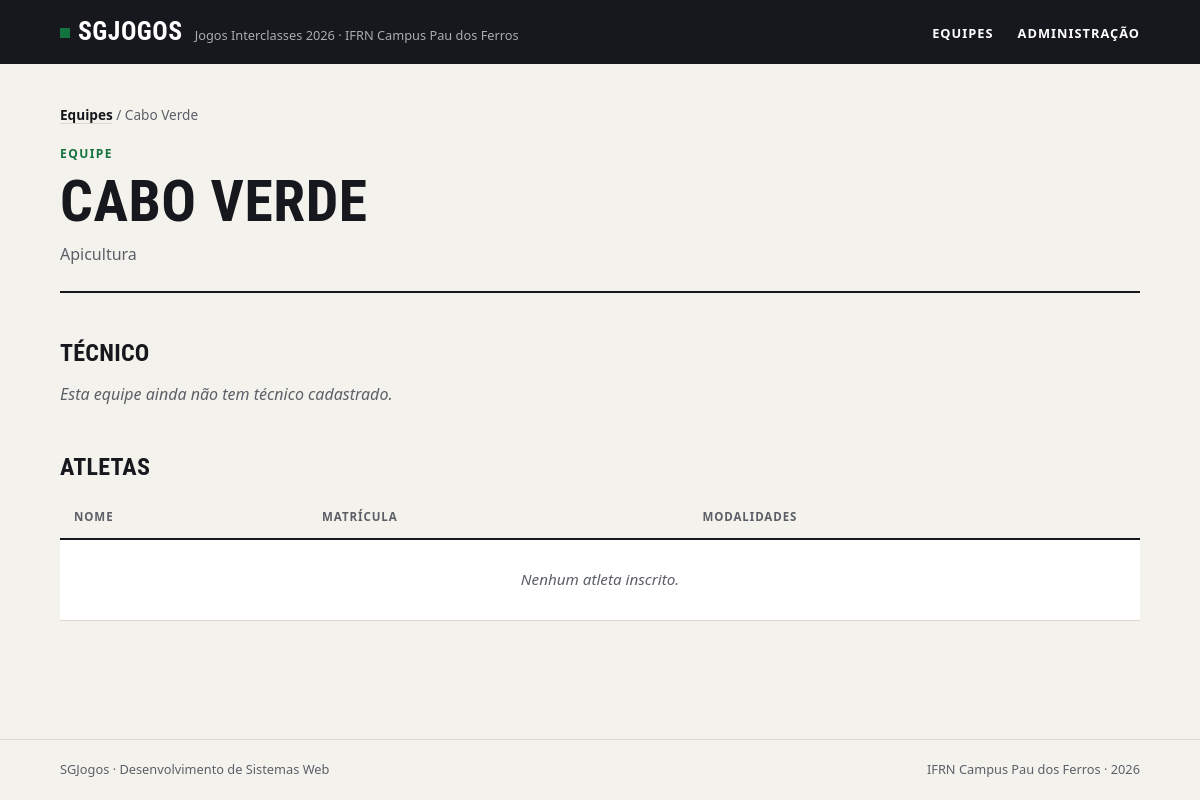
The page /equipes/5/ on the database its author committed.
### jogos/models.py (models this page shows)
class Equipe(models.Model):
    nome = models.CharField(max_length=50, unique=True)
    curso = models.CharField(max_length=50, unique=True)
    cor = models.CharField(max_length=7)
    criada_em = models.DateTimeField(auto_now_add=True)
    def __str__(self):
        return self.nome
    class Meta:
        ordering = ["nome"]
        verbose_name = "equipe"
        verbose_name_plural = "equipes"

### jogos/views.py (the view)
# urls.py: path('equipes/<int:id>/', views.equipe, name="equipe"),
def equipe(request, id):
    context = {
        "equipe": get_object_or_404(Equipe, pk=id)
    }
    return render(request, "equipe.html", context)

### jogos/templates/equipe.html (shortened to what this page needs)
{% load static %}
<!DOCTYPE html>
<html lang="pt-br">
<head>
    <link rel="stylesheet" href="{% static 'jogos/style.css' %}">
</head>
<body>
    <header class="cabecalho">
        <div class="conteudo">
            <a class="marca" href="{% url 'index' %}">
                <strong>SGJogos</strong>
                <span>Jogos Interclasses 2026 · IFRN Campus Pau dos Ferros</span>
            </a>
            <nav class="menu">
                <ul>
                    <li><a href="{% url 'index' %}">Equipes</a></li>
                    <li><a href="/admin">Administração</a></li>
                </ul>
            </nav>
        </div>
    </header>
    <main class="conteudo">
        <nav class="trilha"><a href="{% url 'index' %}">Equipes</a> / {{equipe}}</nav>
        <header class="topo">
            <span class="sobretitulo">Equipe</span>
            <h1>{{equipe}}</h1>
            <p class="descricao">{{equipe.curso}}</p>
        </header>
        <h2>Técnico</h2>
        {% if equipe.tecnico %}
        <dl class="numeros ficha">
            <div>
                <dt>Nome</dt>
                <dd>{{equipe.tecnico}}</dd>
            </div>
            <div>
                <dt>E-mail</dt>
                <dd>{{equipe.tecnico.email}}</dd>
            </div>
            <div>
                <dt>Telefone</dt>
                <dd>{{equipe.tecnico.telefone}}</dd>
            </div>
        </dl>
        {% else %}
        <p class="aviso">Esta equipe ainda não tem técnico cadastrado.</p>
        {% endif %}
        <h2>Atletas</h2>
        <div class="tabela">
            <table>
                <thead>
                    <tr>
                        <th>Nome</th>
                        <th>Matrícula</th>
                        <th>Modalidades</th>
                    </tr>
                </thead>
                <tbody>
                    {% for atleta in equipe.atletas.all %}
                    <tr>
                        <td>{{atleta.nome}}</td>
                        <td>{{atleta.matricula}}</td>
                        <td>
                            <ul class="modalidades">
                                {% for modalidade in atleta.modalidades.all %}
                                    {% if modalidade.tipo == "individual" %}
                                        <li><a class="individual" href="{% url 'modalidade' modalidade.id %}">{{ modalidade }}</a></li>
                                    {% else %}
                                        <li><a href="{% url 'modalidade' modalidade.id %}">{{ modalidade }}</a></li>
                                    {% endif %}
                                {% endfor %}
                            </ul>
                        </td>
                    </tr>
                    {% empty %}
                    <tr><td class="vazio" colspan="3">Nenhum atleta inscrito.</td></tr>
                    {% endfor %}
                </tbody>
            </table>
        </div>
    </main>
    <footer class="rodape">
        <div class="conteudo">
            <p>SGJogos · Desenvolvimento de Sistemas Web</p>
            <p>IFRN Campus Pau dos Ferros · 2026</p>
        </div>
    </footer>
</body>
</html>

### jogos/static/jogos/style.css (style rules this page uses)
:root { --papel: #f4f2ed; --branco: #ffffff; --tinta: #16181d; --tinta-suave: #5c5f67; --linha: #dcd8ce; --verde: #12733f; --verde-claro: #e2efe6; --fonte-texto: system-ui, -apple-system, "Segoe UI", Roboto, Ubuntu, "Helvetica Neue", Arial, sans-serif; --fonte-titulo: "Bahnschrift SemiCondensed", "Bahnschrift", "Avenir Next Condensed", "Roboto Condensed", "Ubuntu Condensed", "Arial Narrow", var(--fonte-texto); }
*, *::before, *::after { box-sizing: border-box; }
* { margin: 0; padding: 0; }
body { min-height: 100vh; display: flex; flex-direction: column; background: var(--papel); color: var(--tinta); font-family: var(--fonte-texto); font-size: 1rem; line-height: 1.55; -webkit-font-smoothing: antialiased; }
a { color: inherit; }
ul { list-style: none; }
h1, h2, h3 { font-family: var(--fonte-titulo); font-stretch: condensed; font-weight: 700; line-height: 1.05; text-transform: uppercase; letter-spacing: 0.01em; }
.conteudo { width: 100%; max-width: 1120px; margin: 0 auto; padding: 0 20px; }
.cabecalho { background: var(--tinta); color: var(--branco); }
.cabecalho .conteudo { display: flex; align-items: center; justify-content: space-between; gap: 16px; min-height: 64px; }
.marca { display: flex; align-items: baseline; gap: 12px; text-decoration: none; }
.marca strong { font-family: var(--fonte-titulo); font-stretch: condensed; font-size: 1.6rem; letter-spacing: 0.02em; text-transform: uppercase; }
.marca strong::before { content: ""; display: inline-block; width: 10px; height: 10px; margin-right: 8px; background: var(--verde); transform: translateY(-2px); }
.marca span { color: #a9acb3; font-size: 0.8rem; }
.menu ul { display: flex; gap: 24px; }
.menu a { font-size: 0.8rem; font-weight: 600; letter-spacing: 0.08em; text-transform: uppercase; text-decoration: none; padding: 6px 0; border-bottom: 2px solid transparent; }
main.conteudo { flex: 1; padding-top: 40px; padding-bottom: 64px; }
.topo { padding-bottom: 24px; margin-bottom: 32px; border-bottom: 2px solid var(--tinta); }
.sobretitulo { display: block; margin-bottom: 8px; color: var(--verde); font-size: 0.75rem; font-weight: 700; letter-spacing: 0.12em; text-transform: uppercase; }
h1 { font-size: clamp(2.2rem, 6vw, 3.6rem); }
.descricao { max-width: 60ch; margin-top: 10px; color: var(--tinta-suave); }
h2 { margin: 48px 0 16px; font-size: 1.5rem; }
.trilha { margin-bottom: 20px; color: var(--tinta-suave); font-size: 0.85rem; }
.trilha a { color: var(--tinta); font-weight: 600; text-decoration-color: var(--linha); text-underline-offset: 3px; }
.aviso { color: var(--tinta-suave); font-style: italic; }
.tabela { overflow-x: auto; }
table { width: 100%; border-collapse: collapse; background: var(--branco); font-size: 0.95rem; font-variant-numeric: tabular-nums; }
th, td { padding: 12px 14px; border-bottom: 1px solid var(--linha); text-align: left; vertical-align: top; }
th { border-bottom: 2px solid var(--tinta); background: var(--papel); color: var(--tinta-suave); font-size: 0.72rem; font-weight: 700; letter-spacing: 0.08em; text-transform: uppercase; }
td.vazio { padding: 28px 14px; color: var(--tinta-suave); font-style: italic; text-align: center; }
.rodape { border-top: 1px solid var(--linha); color: var(--tinta-suave); font-size: 0.8rem; }
.rodape .conteudo { display: flex; flex-wrap: wrap; justify-content: space-between; gap: 8px; padding-top: 20px; padding-bottom: 20px; }

### rows shown on the page
Equipe: nome "Cabo Verde", nome "CABO VERDE", curso "Apicultura"
